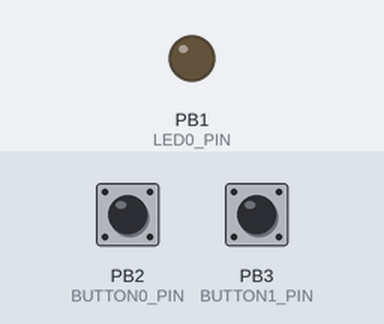
Simulated run of this sketch. Board: ATtiny85, built with avr-gcc and run on an emulated ATtiny85. Parts: output pins drawn as LEDs (lit = HIGH). Inputs (shaded band) come from the test bench; at power-on: PB2 (BUTTON0_PIN) HIGH, PB3 (BUTTON1_PIN) HIGH. Sleep ends after the set time or at an interrupt.

Above: at 1.2 s.
1.3 s: PB2 (BUTTON0_PIN) pulled LOW for 0.15 s
At 2.4 s:
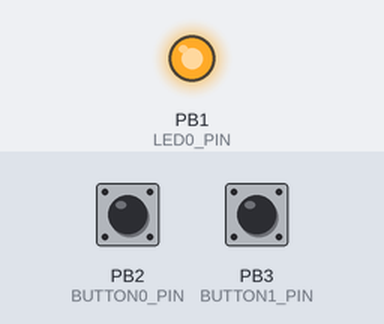
Timing chart, 0 to 13.6 s (numbered marks = the images above; inputs shaded):
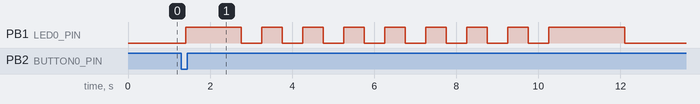

The sketch:

bigbutton.ino
```cpp
#include "Arduino.h"

#include "RCSwitch.h"
RCSwitch rcSwitch = RCSwitch();
//#define RFRX_PIN D3
#define RFTX_PIN 0

#define LED0_PIN 	1
#define BUTTON0_PIN	2
#define LED1_PIN	4
#define BUTTON1_PIN	3

unsigned int r1Off = 2664494;
unsigned int r1On = 2664495;
unsigned int r2Off = 2664492;
unsigned int r2On = 2664493;
unsigned int r3Off = 2664490;
unsigned int r3On = 2664491;
unsigned int r4Off = 2664486;
unsigned int r4On = 2664487;
unsigned int rAllOff = 2664481;
unsigned int rAllOn = 2664482;

#include <avr/wdt.h>
#include <avr/sleep.h>
#include <avr/interrupt.h>

#define adc_disable() (ADCSRA &= ~(1<<ADEN)) // Disable ADC (before power-off)
#define adc_enable()  (ADCSRA |=  (1<<ADEN)) // Re-enable ADC

bool lastButton0 = true;
bool lastButton1 = true;

void tx(int i) {
	int ledPin = LED0_PIN;
	unsigned int rOn = r1On;
	unsigned int rOff = r1Off;

	if(i == 1) {
		ledPin = LED1_PIN;
		rOn = r2On;
		rOff = r2On;
	}

	pinMode(ledPin, OUTPUT);
	digitalWrite(ledPin, HIGH);

	pinMode(RFTX_PIN, OUTPUT);
	rcSwitch.enableTransmit(RFTX_PIN);
	rcSwitch.send(rOn, 24);
	rcSwitch.send(rOn, 24);
	rcSwitch.send(rOn, 24);

	//delay(1000);
	//rcSwitch.send(r1On, 24);
	//sleep_enable();
	//sleep_cpu();

	for(int i = 0; i < 8; i++) {
		digitalWrite(ledPin, LOW);
		delay(500);
		digitalWrite(ledPin, HIGH);
		delay(500);
	}

	pinMode(ledPin, OUTPUT);
	digitalWrite(ledPin, HIGH);

	pinMode(RFTX_PIN, OUTPUT);
	rcSwitch.enableTransmit(RFTX_PIN);
	rcSwitch.send(rOff, 24);
	rcSwitch.send(rOff, 24);
	rcSwitch.send(rOff, 24);

	pinMode(ledPin, OUTPUT);
	digitalWrite(ledPin, LOW);

	pinMode(ledPin, INPUT);
}

void setup()
{
	// Power Saving setup
	for (byte i = 0; i < 6; i++) {
		pinMode(i, INPUT);      // Set all ports as INPUT to save energy
		digitalWrite (i, LOW);  //
	}
	pinMode(BUTTON0_PIN, INPUT_PULLUP);
	pinMode(BUTTON1_PIN, INPUT_PULLUP);

	adc_disable();          // Disable Analog-to-Digital Converter
	wdt_reset();            // Watchdog reset
	wdt_enable(WDTO_120MS); // Watchdog enable Options: 15MS, 30MS, 60MS, 120MS, 250MS, 500MS, 1S, 2S, 4S, 8S
	WDTCR |= _BV(WDIE);     // Interrupts watchdog enable
	sei();                  // Enable interrupts
	set_sleep_mode(SLEEP_MODE_PWR_DOWN); // Sleep Mode: max
}

void loop()
{
	if(!digitalRead(BUTTON0_PIN)) {
		if(lastButton0) {
			tx(0);
			lastButton0 = false;
		}
	}
	else {
		lastButton0 = true;
	}

	if(!digitalRead(BUTTON1_PIN)) {
		if(lastButton1) {
			tx(1);
			lastButton1 = false;
		}
	}
	else {
		lastButton1 = true;
	}

	sleep_enable();
	sleep_cpu();
}

ISR (WDT_vect) {
	WDTCR |= _BV(WDIE);
}

/*
void setup() {
	for (byte i = 0; i < 6; i++) {
		pinMode(i, INPUT);      // Set all ports as INPUT to save energy
		digitalWrite (i, LOW);  //
	}
	adc_disable();

	pinMode(BUTTON0_PIN, INPUT_PULLUP);        // Sets the digital pin as input
}

void wakeUpNow() {        // Here the interrupt is handled after wakeup

	// Execute code here after wake-up before returning to the loop() function
	// Timers and code using timers (serial.print and more...) will not work here.
	//digitalWrite(interruptPin, HIGH);
}

void sleepNow() {
    set_sleep_mode(SLEEP_MODE_PWR_DOWN);	// Sleep mode is set here
    sleep_enable();                         // Enables the sleep bit in the mcucr register so sleep is possible
    attachInterrupt(0, wakeUpNow, LOW);     // Use interrupt 0 (pin 2) and run function wakeUpNow when pin 2 gets LOW
    //digitalWrite(ledPin, LOW);

    sleep_mode();                           // Here the device is actually put to sleep!!

    sleep_disable();                       // First thing after waking from sleep: disable sleep...
    detachInterrupt(0);                    // Disables interruption pin 3 so the wakeUpNow code will not be executed during normal running time.
    //delay(250);                          // Wait 2 sec. so humans can notice the interrupt LED to show the interrupt is handled
    //digitalWrite (interruptPin, LOW);    // Turn off the interrupt LED
}

void loop() {
	sleepNow();

	digitalWrite(LED0_PIN, HIGH);
	delay(500);
	digitalWrite(LED0_PIN, LOW);

}
*/
```

Measured:
- after the input at 1.3 s, PB1 (LED0_PIN): goes HIGH 1.4 s, 7 × (LOW 0.50 s, HIGH 0.50 s), LOW 0.50 s, HIGH 1.9 s, then LOW, starting after 0.11 s
